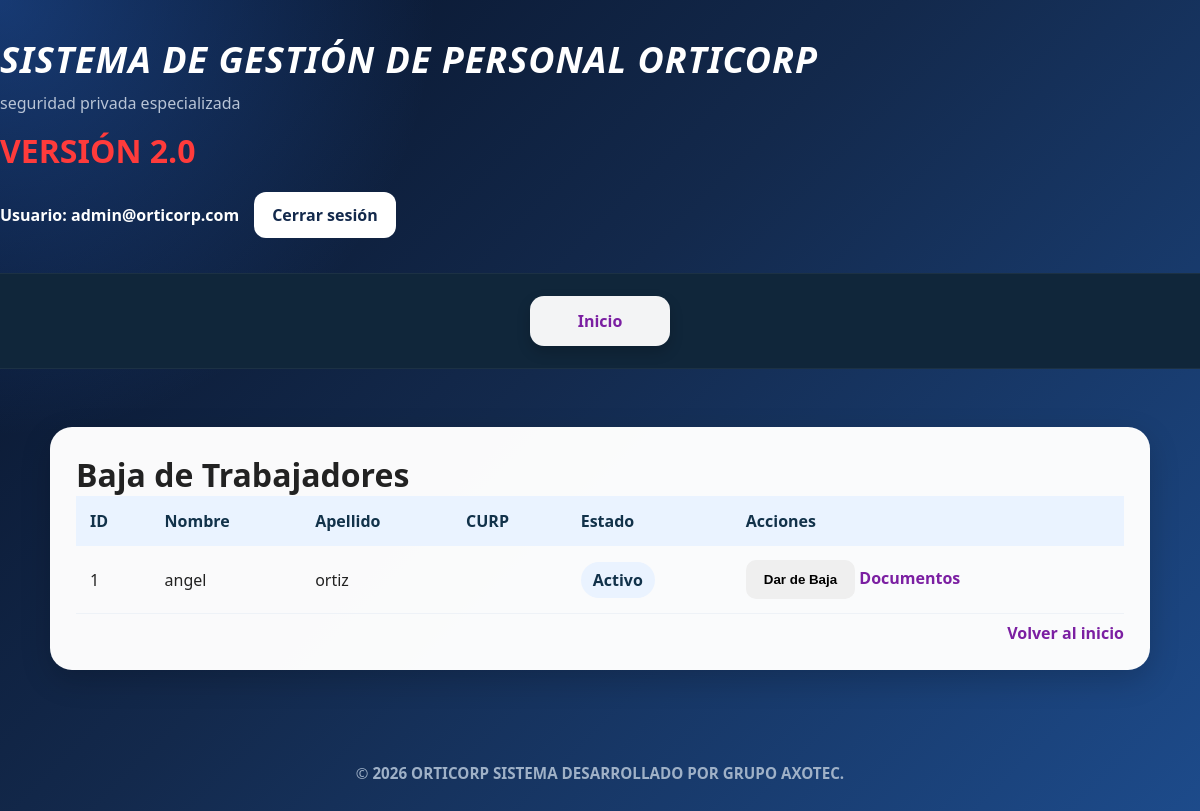
The page /baja/ (signed in) on the database its author committed.
### polls/models.py (models this page shows, shortened)
class CustomUser(AbstractUser):
    ROLES = (
        ('ADMIN', 'Administrador'),
        ('HR', 'Recursos Humanos'),
        ('VIEW', 'Vista'),
    )
    username = None
    email = models.EmailField(unique=True)
    role = models.CharField(max_length=10, choices=ROLES, default='VIEW')
    USERNAME_FIELD = 'email'
    REQUIRED_FIELDS = []
    objects = CustomUserManager()

class Trabajador(models.Model):
	nombre = models.CharField(max_length=128)
	apellido = models.CharField(max_length=128, blank=True, null=True)
	apellido_materno = models.CharField(max_length=128, blank=True, null=True)
	rfc = models.CharField(max_length=64, blank=True, null=True)
	no_exterior = models.CharField(max_length=64, blank=True, null=True)
	curp_text = models.CharField(max_length=128, blank=True, null=True)
	codigo_postal = models.CharField(max_length=16, blank=True, null=True)
	cuip_text = models.CharField(max_length=128, blank=True, null=True)
	entidad_federativa = models.CharField(max_length=128, blank=True, null=True)
	nss_text = models.CharField(max_length=128, blank=True, null=True)
	calle = models.CharField(max_length=256, blank=True, null=True)
	horario = models.ForeignKey(Horarios, on_delete=models.SET_NULL, blank=True, null=True, related_name="trabajadores")
	calle_servicio = models.CharField(max_length=256, blank=True, null=True)
	no_exterior_servicio = models.CharField(max_length=64, blank=True, null=True)
	entidad_servicio = models.CharField(max_length=128, blank=True, null=True)
	estado_servicio = models.CharField(max_length=64, blank=True, null=True)
	fecha_ingreso = models.DateTimeField(default=timezone.now)
	estado = models.CharField(max_length=64, default="Activo", blank=True, null=True)

### polls/views/views.py (the view, shortened to what this page needs)
# urls.py: path('baja/', views.baja_view, name='baja'),
@user_passes_test(is_hr_or_admin)
def baja_view(request):
    trabajadores = Trabajador.objects.filter(estado='Activo')
    context = {
        'trabajadores': trabajadores
    }
    return render(request, 'polls/BajaElementos.html', context)

### polls/views/views.py (called while the page is built)
def is_hr_or_admin(user):
    return user.role in ['HR', 'ADMIN']

### polls/templates/polls/BajaElementos.html (shortened to what this page needs)
{% extends 'polls/base.html' %}
{% block content %}
<div class="card" style="max-width:1100px;margin:18px auto;">
  <h1>Baja de Trabajadores</h1>
  <table class="table">
    <thead>
      <tr><th>ID</th><th>Nombre</th><th>Apellido</th><th>CURP</th><th>Estado</th><th>Acciones</th></tr>
    </thead>
    <tbody>
      {% for trabajador in trabajadores %}
      <tr>
        <td>{{ trabajador.id }}</td>
        <td>{{ trabajador.nombre }}</td>
        <td>{{ trabajador.apellido }}</td>
        <td>{{ trabajador.curp }}</td>
        <td><span class="status-badge status-{{ trabajador.estado|lower }}">{{ trabajador.estado }}</span></td>
        <td>
          {% if trabajador.estado != 'Inactivo' %}
            <button class="btn btn-baja" type="button" onclick="abrirModal({{ trabajador.id }}, '{{ trabajador.nombre }} {{ trabajador.apellido }}')">Dar de Baja</button>
          {% else %}
            <form method="post" action="{% url 'reactivar_trabajador' trabajador.id %}" style="display:inline;">
              {% csrf_token %}
              <button class="btn btn-secondary" type="submit">Reactivar</button>
            </form>
          {% endif %}
          <a class="link" href="{% url 'agregar_documentos' trabajador.id %}">Documentos</a>
        </td>
      </tr>
      {% empty %}
      <tr><td colspan="6">No hay trabajadores registrados.</td></tr>
      {% endfor %}
    </tbody>
  </table>
  <div style="text-align:right;margin-top:8px;"><a class="link" href="{% url 'inicio' %}">Volver al inicio</a></div>
</div>
{% endblock %}

### polls/templates/polls/base.html (shortened to what this page needs)
{% load static %}
<!DOCTYPE html>
<html lang="es">
<head>
    <link rel="stylesheet" href="{% static 'polls/css/theme.css' %}">
</head>
<body class="{% block body_class %}{% endblock %}">
    <header class="app-header">
        <div class="container header-inner">
            <div class="brand">
                <h1><em>SISTEMA DE GESTIÓN DE PERSONAL ORTICORP</em></h1>
                <p class="subtitle">
                    seguridad privada especializada
                </p>
                <h2 class="version">
                    VERSIÓN 2.0
                </h2>
            </div>
            <div class="user-area">
                {% if user.is_authenticated %}
                    <span class="user-label">
                        Usuario:
                        <strong>{{ user.get_username }}</strong>
                    </span>
                    <a class="logout-btn" href="{% url 'logout' %}">
                        Cerrar sesión
                    </a>
                {% else %}
                    <a class="logout-btn" href="{% url 'login' %}">
                        Iniciar sesión
                    </a>
                {% endif %}
            </div>
        </div>
        <nav class="app-nav">
            <div class="container nav-inner">
                <a class="nav-link" href="{% url 'inicio' %}">
                    Inicio
                </a>
            </div>
        </nav>
    </header>
    <main class="container main-content">
        {% block content %}{% endblock %}
    </main>
    <footer class="copight">
        &copy;
        <strong>
            2026 ORTICORP SISTEMA DESARROLLADO POR GRUPO AXOTEC.
        </strong>
    </footer>
</body>
</html>

### polls/static/polls/css/theme.css (style rules this page uses)
:root { --bg:#071428; --panel:#ffffff; --muted:#9fb1c7; --accent-purple:#7b1fa2; --accent-blue:#2b6ea3; --soft-blue:#eaf3ff; --success:#27ae60; --danger:#e74c3c; }
* { margin:0; padding:0; box-sizing:border-box; }
html { scroll-behavior:smooth; }
body { min-height:100vh; font-family:'Segoe UI', Arial, sans-serif; color:#ffffff; display:flex; flex-direction:column; background: radial-gradient(circle at top left, rgba(53,132,255,0.35), transparent 30%), linear-gradient( 135deg, #071228 0%, #13294c 45%, #1d4b8b 100%); }
.container { width:100%; max-width:1200px; margin:auto; padding:0 20px; }
.app-header { width:100%; }
.header-inner { display:flex; justify-content:space-between; align-items:center; gap:20px; flex-wrap:wrap; padding:35px 0; }
.brand h1 { font-size:clamp(1.5rem,3vw,2.5rem); color:#ffffff; letter-spacing:1px; }
.subtitle { margin-top:8px; color:#b8c4d6; font-size:1rem; }
.version { margin-top:15px; color:#ff3b3b; font-size:2rem; }
.user-area { display:flex; align-items:center; gap:15px; flex-wrap:wrap; }
.user-label { color:#ffffff; font-weight:600; }
.logout-btn { background:#ffffff; color:#13294c; text-decoration:none; padding:12px 18px; border-radius:12px; font-weight:700; transition:0.3s ease; }
.app-nav { width:100%; background:#10263a; border-top:1px solid rgba(255,255,255,0.05); border-bottom:1px solid rgba(255,255,255,0.05); }
.nav-inner { display:flex; justify-content:center; flex-wrap:wrap; gap:14px; padding:22px 0; }
.nav-link { min-width:140px; text-align:center; text-decoration:none; background:rgba(255,255,255,0.95); color:var(--accent-purple); font-weight:700; padding:14px 18px; border-radius:14px; transition:0.3s ease; box-shadow:0 6px 14px rgba(0,0,0,0.18); }
.main-content { width:100%; padding:40px 0; }
.card { background:rgba(255,255,255,0.98); border-radius:22px; padding:25px; box-shadow:0 10px 30px rgba(0,0,0,0.18); border:1px solid rgba(255,255,255,0.08); color:#222222; }
.btn { border:none; border-radius:10px; padding:12px 18px; font-weight:700; cursor:pointer; transition:0.3s ease; text-decoration:none; }
table { width:100%; min-width:800px; border-collapse:collapse; }
th { background:var(--soft-blue); color:#12324a; padding:14px; text-align:left; font-weight:700; }
td { padding:14px; border-bottom:1px solid #eef2f7; }
.status-badge { display:inline-block; padding:7px 12px; border-radius:20px; font-weight:700; }
.status-activo { background:#eaf3ff; color:#12324a; }
.link { color:var(--accent-purple); font-weight:600; text-decoration:none; }
.copight { margin-top:auto; text-align:center; padding:35px 20px; color:#9fb1c7; font-size:0.95rem; }

### rows shown on the page
CustomUser: get_username "admin@orticorp.com"
Trabajador: id "1", nombre "angel", apellido "ortiz", estado "Activo"
